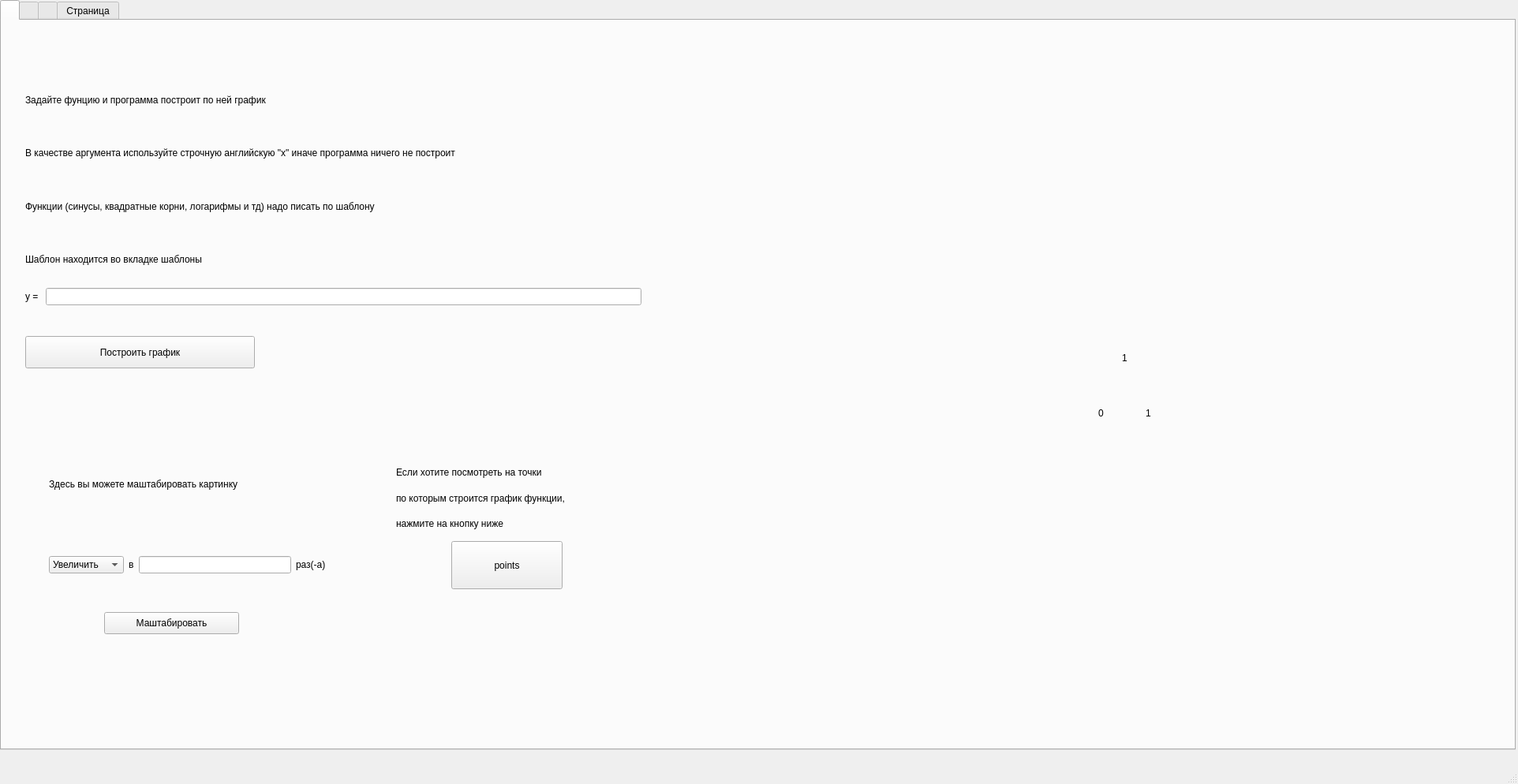
<?xml version="1.0" encoding="UTF-8"?>
<ui version="4.0">
 <class>MainWindow</class>
 <widget class="QMainWindow" name="MainWindow">
  <property name="geometry">
   <rect>
    <x>0</x>
    <y>0</y>
    <width>1924</width>
    <height>994</height>
   </rect>
  </property>
  <property name="windowTitle">
   <string>MainWindow</string>
  </property>
  <widget class="QWidget" name="centralwidget">
   <widget class="QTabWidget" name="tabWidget">
    <property name="geometry">
     <rect>
      <x>0</x>
      <y>0</y>
      <width>1921</width>
      <height>951</height>
     </rect>
    </property>
    <property name="styleSheet">
     <string notr="true">font: 10pt &quot;MS Shell Dlg 2&quot;;</string>
    </property>
    <property name="currentIndex">
     <number>0</number>
    </property>
    <widget class="QWidget" name="tab">
     <property name="toolTip">
      <string>&lt;html&gt;&lt;head/&gt;&lt;body&gt;&lt;p&gt;уку&lt;/p&gt;&lt;/body&gt;&lt;/html&gt;</string>
     </property>
     <property name="accessibleDescription">
      <string/>
     </property>
     <attribute name="title">
      <string/>
     </attribute>
     <widget class="QLabel" name="label">
      <property name="geometry">
       <rect>
        <x>910</x>
        <y>-20</y>
        <width>1000</width>
        <height>1000</height>
       </rect>
      </property>
      <property name="text">
       <string/>
      </property>
     </widget>
     <widget class="QWidget" name="verticalLayoutWidget">
      <property name="geometry">
       <rect>
        <x>30</x>
        <y>70</y>
        <width>781</width>
        <height>291</height>
       </rect>
      </property>
      <layout class="QVBoxLayout" name="verticalLayout">
       <item>
        <widget class="QLabel" name="label_2">
         <property name="styleSheet">
          <string notr="true">font: 12pt &quot;MS Shell Dlg 2&quot;;
font: 10pt &quot;MS Shell Dlg 2&quot;;</string>
         </property>
         <property name="text">
          <string>Задайте фунцию и программа построит по ней график</string>
         </property>
        </widget>
       </item>
       <item>
        <widget class="QLabel" name="label_3">
         <property name="styleSheet">
          <string notr="true">font: 12pt &quot;MS Shell Dlg 2&quot;;
font: 10pt &quot;MS Shell Dlg 2&quot;;</string>
         </property>
         <property name="text">
          <string>В качестве аргумента используйте строчную английскую &quot;х&quot; иначе программа ничего не построит</string>
         </property>
        </widget>
       </item>
       <item>
        <widget class="QLabel" name="label_5">
         <property name="styleSheet">
          <string notr="true">font: 12pt &quot;MS Shell Dlg 2&quot;;
font: 10pt &quot;MS Shell Dlg 2&quot;;</string>
         </property>
         <property name="text">
          <string>Функции (синусы, квадратные корни, логарифмы и тд) надо писать по шаблону</string>
         </property>
        </widget>
       </item>
       <item>
        <widget class="QLabel" name="label_6">
         <property name="styleSheet">
          <string notr="true">font: 10pt &quot;MS Shell Dlg 2&quot;;</string>
         </property>
         <property name="text">
          <string>Шаблон находится во вкладке шаблоны</string>
         </property>
        </widget>
       </item>
       <item>
        <layout class="QHBoxLayout" name="horizontalLayout">
         <item>
          <widget class="QLabel" name="label_4">
           <property name="styleSheet">
            <string notr="true">font: 10pt &quot;MS Shell Dlg 2&quot;;</string>
           </property>
           <property name="text">
            <string>y = </string>
           </property>
          </widget>
         </item>
         <item>
          <widget class="QLineEdit" name="lineEdit"/>
         </item>
        </layout>
       </item>
      </layout>
     </widget>
     <widget class="QPushButton" name="pushButton">
      <property name="geometry">
       <rect>
        <x>30</x>
        <y>400</y>
        <width>291</width>
        <height>41</height>
       </rect>
      </property>
      <property name="styleSheet">
       <string notr="true">font: 75 12pt &quot;MS Shell Dlg 2&quot;;</string>
      </property>
      <property name="text">
       <string>Построить график</string>
      </property>
     </widget>
     <widget class="QLabel" name="label_8">
      <property name="geometry">
       <rect>
        <x>60</x>
        <y>580</y>
        <width>371</width>
        <height>16</height>
       </rect>
      </property>
      <property name="text">
       <string>Здесь вы можете маштабировать картинку</string>
      </property>
     </widget>
     <widget class="QPushButton" name="pushButton_2">
      <property name="geometry">
       <rect>
        <x>130</x>
        <y>750</y>
        <width>171</width>
        <height>28</height>
       </rect>
      </property>
      <property name="text">
       <string>Маштабировать</string>
      </property>
     </widget>
     <widget class="QWidget" name="horizontalLayoutWidget">
      <property name="geometry">
       <rect>
        <x>60</x>
        <y>650</y>
        <width>351</width>
        <height>80</height>
       </rect>
      </property>
      <layout class="QHBoxLayout" name="horizontalLayout_2">
       <item>
        <widget class="QComboBox" name="comboBox">
         <item>
          <property name="text">
           <string>Увеличить</string>
          </property>
         </item>
         <item>
          <property name="text">
           <string>Уменьшить</string>
          </property>
         </item>
        </widget>
       </item>
       <item>
        <widget class="QLabel" name="label_9">
         <property name="text">
          <string>в</string>
         </property>
        </widget>
       </item>
       <item>
        <widget class="QLineEdit" name="lineEdit_2"/>
       </item>
       <item>
        <widget class="QLabel" name="label_10">
         <property name="text">
          <string>раз(-a)</string>
         </property>
        </widget>
       </item>
      </layout>
     </widget>
     <widget class="QLabel" name="label_11">
      <property name="geometry">
       <rect>
        <x>1390</x>
        <y>490</y>
        <width>55</width>
        <height>16</height>
       </rect>
      </property>
      <property name="styleSheet">
       <string notr="true">font: 11pt &quot;MS Shell Dlg 2&quot;;</string>
      </property>
      <property name="text">
       <string>0</string>
      </property>
     </widget>
     <widget class="QLabel" name="label_12">
      <property name="geometry">
       <rect>
        <x>1450</x>
        <y>490</y>
        <width>55</width>
        <height>16</height>
       </rect>
      </property>
      <property name="styleSheet">
       <string notr="true">font: 12pt &quot;MS Shell Dlg 2&quot;;
font: 11pt &quot;MS Shell Dlg 2&quot;;</string>
      </property>
      <property name="text">
       <string>1</string>
      </property>
     </widget>
     <widget class="QLabel" name="label_13">
      <property name="geometry">
       <rect>
        <x>1420</x>
        <y>420</y>
        <width>55</width>
        <height>16</height>
       </rect>
      </property>
      <property name="styleSheet">
       <string notr="true">font: 11pt &quot;MS Shell Dlg 2&quot;;</string>
      </property>
      <property name="text">
       <string>1</string>
      </property>
     </widget>
     <widget class="QPushButton" name="pushButton_3">
      <property name="geometry">
       <rect>
        <x>570</x>
        <y>660</y>
        <width>141</width>
        <height>61</height>
       </rect>
      </property>
      <property name="text">
       <string>points</string>
      </property>
     </widget>
     <widget class="QWidget" name="verticalLayoutWidget_2">
      <property name="geometry">
       <rect>
        <x>500</x>
        <y>560</y>
        <width>341</width>
        <height>91</height>
       </rect>
      </property>
      <layout class="QVBoxLayout" name="verticalLayout_2">
       <item>
        <widget class="QLabel" name="label_14">
         <property name="text">
          <string>Если хотите посмотреть на точки</string>
         </property>
        </widget>
       </item>
       <item>
        <widget class="QLabel" name="label_15">
         <property name="text">
          <string>по которым строится график функции,</string>
         </property>
        </widget>
       </item>
       <item>
        <widget class="QLabel" name="label_16">
         <property name="text">
          <string>нажмите на кнопку ниже</string>
         </property>
        </widget>
       </item>
      </layout>
     </widget>
    </widget>
    <widget class="QWidget" name="tab2">
     <attribute name="title">
      <string/>
     </attribute>
     <widget class="QLabel" name="label_17">
      <property name="geometry">
       <rect>
        <x>910</x>
        <y>-20</y>
        <width>1000</width>
        <height>1000</height>
       </rect>
      </property>
      <property name="text">
       <string/>
      </property>
     </widget>
     <widget class="QLabel" name="label_18">
      <property name="geometry">
       <rect>
        <x>50</x>
        <y>60</y>
        <width>781</width>
        <height>31</height>
       </rect>
      </property>
      <property name="text">
       <string>Загрузите изображение графика и программа найдет функцию по которой построен этот график</string>
      </property>
     </widget>
     <widget class="QPushButton" name="pushButton_4">
      <property name="geometry">
       <rect>
        <x>50</x>
        <y>330</y>
        <width>201</width>
        <height>31</height>
       </rect>
      </property>
      <property name="text">
       <string>Загрузить изображение</string>
      </property>
     </widget>
     <widget class="QLabel" name="label_20">
      <property name="geometry">
       <rect>
        <x>60</x>
        <y>720</y>
        <width>111</width>
        <height>21</height>
       </rect>
      </property>
      <property name="styleSheet">
       <string notr="true">color: rgb(255, 0, 0);</string>
      </property>
      <property name="text">
       <string>__________</string>
      </property>
     </widget>
     <widget class="QLabel" name="label_21">
      <property name="geometry">
       <rect>
        <x>60</x>
        <y>650</y>
        <width>101</width>
        <height>21</height>
       </rect>
      </property>
      <property name="text">
       <string>__________</string>
      </property>
     </widget>
     <widget class="QLabel" name="label_22">
      <property name="geometry">
       <rect>
        <x>160</x>
        <y>650</y>
        <width>201</width>
        <height>31</height>
       </rect>
      </property>
      <property name="text">
       <string>Ваш график</string>
      </property>
     </widget>
     <widget class="QLabel" name="label_23">
      <property name="geometry">
       <rect>
        <x>160</x>
        <y>720</y>
        <width>381</width>
        <height>31</height>
       </rect>
      </property>
      <property name="text">
       <string>График построееный по найденной функции</string>
      </property>
     </widget>
     <widget class="QLabel" name="label_24">
      <property name="geometry">
       <rect>
        <x>60</x>
        <y>760</y>
        <width>201</width>
        <height>31</height>
       </rect>
      </property>
      <property name="text">
       <string>Найденная функция:</string>
      </property>
     </widget>
     <widget class="QLabel" name="label_25">
      <property name="geometry">
       <rect>
        <x>60</x>
        <y>820</y>
        <width>601</width>
        <height>41</height>
       </rect>
      </property>
      <property name="text">
       <string/>
      </property>
     </widget>
     <widget class="QLabel" name="label_26">
      <property name="geometry">
       <rect>
        <x>50</x>
        <y>100</y>
        <width>251</width>
        <height>41</height>
       </rect>
      </property>
      <property name="text">
       <string>Ограничения:</string>
      </property>
     </widget>
     <widget class="QLabel" name="label_27">
      <property name="geometry">
       <rect>
        <x>50</x>
        <y>140</y>
        <width>461</width>
        <height>51</height>
       </rect>
      </property>
      <property name="text">
       <string>Коэфф. &quot;а&quot; не должен быть больше 100 и не меньше 0.01</string>
      </property>
     </widget>
     <widget class="QLabel" name="label_28">
      <property name="geometry">
       <rect>
        <x>50</x>
        <y>250</y>
        <width>371</width>
        <height>41</height>
       </rect>
      </property>
      <property name="text">
       <string>Погрешность состовляет +- 0.5</string>
      </property>
     </widget>
     <widget class="QPushButton" name="pushButton_5">
      <property name="geometry">
       <rect>
        <x>50</x>
        <y>560</y>
        <width>231</width>
        <height>41</height>
       </rect>
      </property>
      <property name="text">
       <string>Вычислить функцию</string>
      </property>
     </widget>
     <widget class="QLabel" name="label_29">
      <property name="geometry">
       <rect>
        <x>50</x>
        <y>200</y>
        <width>511</width>
        <height>31</height>
       </rect>
      </property>
      <property name="text">
       <string>На графике должны быть видны обе ветви, если это парабола</string>
      </property>
     </widget>
     <widget class="QLabel" name="label_30">
      <property name="geometry">
       <rect>
        <x>50</x>
        <y>410</y>
        <width>401</width>
        <height>31</height>
       </rect>
      </property>
      <property name="text">
       <string>График какой функции изображен на рисунке?</string>
      </property>
     </widget>
     <widget class="QComboBox" name="comboBox_2">
      <property name="geometry">
       <rect>
        <x>50</x>
        <y>460</y>
        <width>361</width>
        <height>31</height>
       </rect>
      </property>
      <item>
       <property name="text">
        <string>Квадратичной</string>
       </property>
      </item>
      <item>
       <property name="text">
        <string>Линейной</string>
       </property>
      </item>
     </widget>
     <widget class="QPushButton" name="pushButton_6">
      <property name="geometry">
       <rect>
        <x>430</x>
        <y>460</y>
        <width>93</width>
        <height>28</height>
       </rect>
      </property>
      <property name="text">
       <string>Ок</string>
      </property>
     </widget>
     <widget class="QLabel" name="label_39">
      <property name="geometry">
       <rect>
        <x>1420</x>
        <y>420</y>
        <width>91</width>
        <height>16</height>
       </rect>
      </property>
      <property name="styleSheet">
       <string notr="true">font: 11pt &quot;MS Shell Dlg 2&quot;;</string>
      </property>
      <property name="text">
       <string>1</string>
      </property>
     </widget>
     <widget class="QLabel" name="label_40">
      <property name="geometry">
       <rect>
        <x>1450</x>
        <y>490</y>
        <width>55</width>
        <height>16</height>
       </rect>
      </property>
      <property name="styleSheet">
       <string notr="true">font: 12pt &quot;MS Shell Dlg 2&quot;;
font: 11pt &quot;MS Shell Dlg 2&quot;;</string>
      </property>
      <property name="text">
       <string>1</string>
      </property>
     </widget>
     <widget class="QLabel" name="label_41">
      <property name="geometry">
       <rect>
        <x>1390</x>
        <y>490</y>
        <width>55</width>
        <height>16</height>
       </rect>
      </property>
      <property name="styleSheet">
       <string notr="true">font: 11pt &quot;MS Shell Dlg 2&quot;;</string>
      </property>
      <property name="text">
       <string>0</string>
      </property>
     </widget>
    </widget>
    <widget class="QWidget" name="tab3">
     <attribute name="title">
      <string/>
     </attribute>
     <widget class="QLabel" name="label_7">
      <property name="geometry">
       <rect>
        <x>590</x>
        <y>30</y>
        <width>831</width>
        <height>891</height>
       </rect>
      </property>
      <property name="text">
       <string/>
      </property>
     </widget>
    </widget>
    <widget class="QWidget" name="tab_2">
     <attribute name="title">
      <string>Страница</string>
     </attribute>
     <widget class="QLabel" name="label_31">
      <property name="geometry">
       <rect>
        <x>30</x>
        <y>10</y>
        <width>441</width>
        <height>51</height>
       </rect>
      </property>
      <property name="text">
       <string>Задайте точки и программа построит по ним график</string>
      </property>
     </widget>
     <widget class="QLabel" name="label_19">
      <property name="geometry">
       <rect>
        <x>30</x>
        <y>50</y>
        <width>751</width>
        <height>31</height>
       </rect>
      </property>
      <property name="text">
       <string>В поле для ввод внесите координаты точки через &quot;;&quot; без пробела, после ввода нажмите Enter</string>
      </property>
     </widget>
     <widget class="QLabel" name="label_32">
      <property name="geometry">
       <rect>
        <x>30</x>
        <y>80</y>
        <width>241</width>
        <height>41</height>
       </rect>
      </property>
      <property name="text">
       <string>Введите кол-во точек:</string>
      </property>
     </widget>
     <widget class="QSpinBox" name="spinBox">
      <property name="geometry">
       <rect>
        <x>30</x>
        <y>130</y>
        <width>181</width>
        <height>31</height>
       </rect>
      </property>
     </widget>
     <widget class="QPushButton" name="pushButton_7">
      <property name="geometry">
       <rect>
        <x>230</x>
        <y>130</y>
        <width>93</width>
        <height>28</height>
       </rect>
      </property>
      <property name="text">
       <string>Ок</string>
      </property>
     </widget>
     <widget class="QLineEdit" name="lineEdit_3">
      <property name="geometry">
       <rect>
        <x>260</x>
        <y>190</y>
        <width>291</width>
        <height>31</height>
       </rect>
      </property>
     </widget>
     <widget class="QLabel" name="label_33">
      <property name="geometry">
       <rect>
        <x>30</x>
        <y>180</y>
        <width>261</width>
        <height>41</height>
       </rect>
      </property>
      <property name="text">
       <string>Введите координаты точки:</string>
      </property>
     </widget>
     <widget class="QLabel" name="label_34">
      <property name="geometry">
       <rect>
        <x>480</x>
        <y>390</y>
        <width>381</width>
        <height>31</height>
       </rect>
      </property>
      <property name="text">
       <string>Несколько последних точек которые вы ввели:</string>
      </property>
     </widget>
     <widget class="QPushButton" name="pushButton_8">
      <property name="geometry">
       <rect>
        <x>30</x>
        <y>240</y>
        <width>211</width>
        <height>41</height>
       </rect>
      </property>
      <property name="text">
       <string>Расчитать функцию</string>
      </property>
     </widget>
     <widget class="QLabel" name="label_35">
      <property name="geometry">
       <rect>
        <x>480</x>
        <y>450</y>
        <width>391</width>
        <height>461</height>
       </rect>
      </property>
      <property name="text">
       <string/>
      </property>
     </widget>
     <widget class="QLabel" name="label_36">
      <property name="geometry">
       <rect>
        <x>910</x>
        <y>-20</y>
        <width>1000</width>
        <height>1000</height>
       </rect>
      </property>
      <property name="text">
       <string/>
      </property>
     </widget>
     <widget class="QLabel" name="label_37">
      <property name="geometry">
       <rect>
        <x>30</x>
        <y>300</y>
        <width>181</width>
        <height>31</height>
       </rect>
      </property>
      <property name="text">
       <string>Найденная функция:</string>
      </property>
     </widget>
     <widget class="QLabel" name="label_38">
      <property name="geometry">
       <rect>
        <x>30</x>
        <y>360</y>
        <width>421</width>
        <height>41</height>
       </rect>
      </property>
      <property name="text">
       <string/>
      </property>
     </widget>
     <widget class="QLabel" name="label_42">
      <property name="geometry">
       <rect>
        <x>1420</x>
        <y>420</y>
        <width>91</width>
        <height>16</height>
       </rect>
      </property>
      <property name="styleSheet">
       <string notr="true">font: 11pt &quot;MS Shell Dlg 2&quot;;</string>
      </property>
      <property name="text">
       <string>1</string>
      </property>
     </widget>
     <widget class="QLabel" name="label_43">
      <property name="geometry">
       <rect>
        <x>1450</x>
        <y>490</y>
        <width>55</width>
        <height>16</height>
       </rect>
      </property>
      <property name="styleSheet">
       <string notr="true">font: 12pt &quot;MS Shell Dlg 2&quot;;
font: 11pt &quot;MS Shell Dlg 2&quot;;</string>
      </property>
      <property name="text">
       <string>1</string>
      </property>
     </widget>
     <widget class="QLabel" name="label_44">
      <property name="geometry">
       <rect>
        <x>1390</x>
        <y>490</y>
        <width>55</width>
        <height>16</height>
       </rect>
      </property>
      <property name="styleSheet">
       <string notr="true">font: 11pt &quot;MS Shell Dlg 2&quot;;</string>
      </property>
      <property name="text">
       <string>0</string>
      </property>
     </widget>
    </widget>
   </widget>
  </widget>
  <widget class="QMenuBar" name="menubar">
   <property name="geometry">
    <rect>
     <x>0</x>
     <y>0</y>
     <width>1924</width>
     <height>26</height>
    </rect>
   </property>
  </widget>
  <widget class="QStatusBar" name="statusbar"/>
 </widget>
 <resources/>
 <connections/>
</ui>
